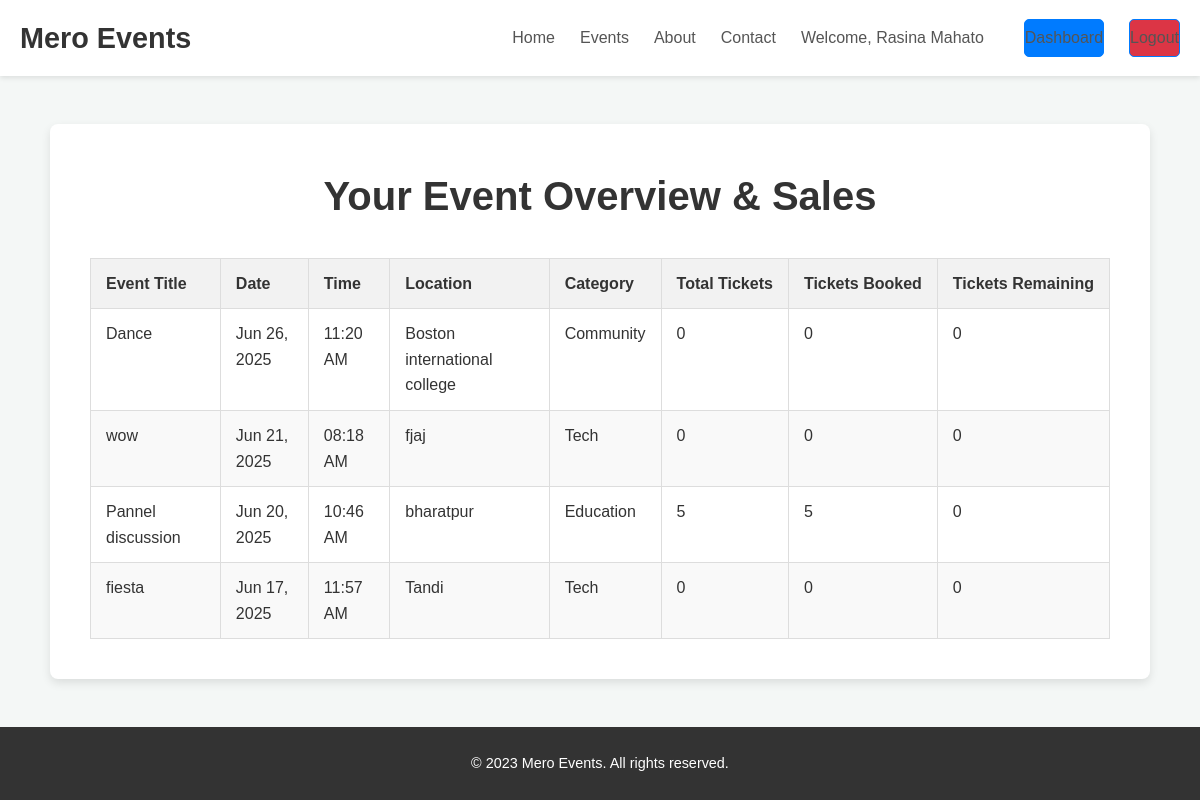
The app's page /organizer-dashboard/my-events.php (signed in) with its own data.
### tables this page shows
CREATE TABLE `events` (
  `id` int(11) NOT NULL,
  `title` varchar(200) DEFAULT NULL,
  `description` text DEFAULT NULL,
  `event_date` date DEFAULT NULL,
  `event_time` time DEFAULT NULL,
  `location` varchar(255) DEFAULT NULL,
  `category` varchar(100) DEFAULT NULL,
  `organizer_id` int(11) DEFAULT NULL,
  `status` enum('pending','approved','rejected') DEFAULT 'pending',
  `total_tickets` int(11) DEFAULT 0,
  `tickets_booked` int(11) DEFAULT 0
);

### organizer-dashboard/my-events.php (the view, shortened to what this page needs)
<?php
require_once '../includes/config.php';
$organizer_id = $_SESSION['user_id'];
$events = [];
$sql = "SELECT
            id,
            title,
            event_date,
            event_time,
            location,
            category,
            total_tickets,
            tickets_booked
        FROM
            events
        WHERE
            organizer_id = ?
        ORDER BY
            event_date DESC, event_time DESC";
if ($stmt = $conn->prepare($sql)) {
    $stmt->bind_param("i", $organizer_id);
    if ($stmt->execute()) {
        $result = $stmt->get_result();
        if ($result->num_rows > 0) {
            while ($row = $result->fetch_assoc()) {
                $events[] = $row;
            }
        } else {
            $message = "<div class='info-msg'>You have not created any events yet.</div>";
        }
    } else {
        $message = "<div class='error-msg'>Error retrieving your events: " . $stmt->error . "</div>";
    }
} else {
    $message = "<div class='error-msg'>Database error: Could not prepare statement.</div>";
}
?>
<!DOCTYPE html>
<html lang="en">
<head>
    <link rel="stylesheet" href="../assets/css/style.css">
</head>
<body>
    <header class="main-header">
        <div class="container">
            <nav class="main-nav">
                <a href="../index.php" class="site-logo">Mero Events</a>
                <ul class="nav-links">
                    <li><a href="../index.php">Home</a></li>
                    <li><a href="../events.php">Events</a></li>
                    <li><a href="../about.php">About</a></li>
                    <li><a href="../contact.php">Contact</a></li>
                    <?php
                    $dashboard_link = 'dashboard.php';
                    echo '<li class="welcome-message">Welcome, ' . htmlspecialchars($_SESSION["user_name"]) . '</li>';
                    echo '<li><a href="' . htmlspecialchars($dashboard_link) . '" class="btn btn-primary">Dashboard</a></li>';
                    echo '<li><a href="../logout.php" class="btn btn-primary" style="background-color: #dc3545;">Logout</a></li>';
                    ?>
                </ul>
            </nav>
        </div>
    </header>
    <main>
        <div class="my-events-container">
            <h2>Your Event Overview & Sales</h2>
            <?php if (!empty($events)): ?>
                <table class="events-table">
                    <thead>
                        <tr>
                            <th>Event Title</th>
                            <th>Date</th>
                            <th>Time</th>
                            <th>Location</th>
                            <th>Category</th>
                            <th>Total Tickets</th>
                            <th>Tickets Booked</th>
                            <th>Tickets Remaining</th>
                        </tr>
                    </thead>
                    <tbody>
                        <?php foreach ($events as $event): ?>
                            <tr>
                                <td><?php echo htmlspecialchars($event['title']); ?></td>
                                <td><?php echo htmlspecialchars(date('M d, Y', strtotime($event['event_date']))); ?></td>
                                <td><?php echo htmlspecialchars(date('h:i A', strtotime($event['event_time']))); ?></td>
                                <td><?php echo htmlspecialchars($event['location']); ?></td>
                                <td><?php echo htmlspecialchars($event['category']); ?></td>
                                <td><?php echo htmlspecialchars($event['total_tickets']); ?></td>
                                <td><?php echo htmlspecialchars($event['tickets_booked']); ?></td>
                                <td>
                                    <?php
                                    $tickets_remaining = $event['total_tickets'] - $event['tickets_booked'];
                                    echo htmlspecialchars($tickets_remaining);
                                    ?>
                                </td>
                            </tr>
                        <?php endforeach; ?>
                    </tbody>
                </table>
            <?php endif; ?>
        </div>
    </main>
    <footer class="main-footer">
        <div class="container">
            <p>© 2023 Mero Events. All rights reserved.</p>
        </div>
    </footer>
</body>
</html>

### assets/css/style.css (style rules this page uses)
* { box-sizing: border-box; margin: 0; padding: 0; }
body { font-family: Arial, sans-serif; line-height: 1.6; color: #333; background-color: #f4f7f6; }
.container { max-width: 1200px; margin: 0 auto; padding: 0 20px; }
a { text-decoration: none; color: #007bff; }
.btn { display: inline-block; padding: 10px 20px; border-radius: 5px; font-weight: bold; text-align: center; transition: background-color 0.3s ease; }
.btn-primary { background-color: #007bff; color: #fff; border: 1px solid #007bff; }
.main-header { background-color: #fff; box-shadow: 0 2px 5px rgba(0,0,0,0.1); padding: 15px 0; }
.main-nav { display: flex; justify-content: space-between; align-items: center; }
.site-logo { font-size: 1.8em; font-weight: bold; color: #333; margin-right: 20px; }
.nav-links { list-style: none; display: flex; align-items: center; }
.nav-links li { margin-left: 25px; }
.nav-links a { color: #555; font-weight: 500; padding: 5px 0; transition: color 0.3s ease; }
.main-footer { background-color: #333; color: #fff; text-align: center; padding: 25px 0; font-size: 0.9em; margin-top: 40px; }
.main-footer p { margin: 0; }

### organizer-dashboard/my-events.php (style rules this page uses)
body { font-family: Arial, sans-serif; background-color: #f4f7f6; margin: 0; display: flex; flex-direction: column; min-height: 100vh; }
main { flex-grow: 1; padding: 40px 20px; display: flex; justify-content: center; align-items: flex-start; }
.my-events-container { background-color: #fff; padding: 40px; border-radius: 8px; box-shadow: 0 4px 10px rgba(0, 0, 0, 0.1); width: 100%; max-width: 1100px; margin: auto; }
.my-events-container h2 { text-align: center; color: #333; margin-bottom: 30px; font-size: 2.5em; }
.events-table { width: 100%; border-collapse: collapse; margin-top: 30px; }
.events-table th, .events-table td { border: 1px solid #ddd; padding: 12px 15px; text-align: left; vertical-align: top; }
.events-table th { background-color: #f2f2f2; color: #333; font-weight: bold; white-space: nowrap; }
.events-table tr:nth-child(even) { background-color: #f9f9f9; }
.main-header { background-color: #fff; box-shadow: 0 2px 5px rgba(0,0,0,0.1); padding: 15px 0; }
.main-nav { display: flex; justify-content: space-between; align-items: center; }
.site-logo { font-size: 1.8em; font-weight: bold; color: #333; margin-right: 20px; text-decoration: none; }
.nav-links { list-style: none; display: flex; align-items: center; margin: 0; padding: 0; }
.nav-links li { margin-left: 25px; }
.nav-links a { color: #555; font-weight: 500; padding: 5px 0; transition: color 0.3s ease; text-decoration: none; }
.welcome-message { color: #555; font-weight: 500; margin-right: 15px; white-space: nowrap; }
.btn { display: inline-block; padding: 10px 20px; border-radius: 5px; font-weight: bold; text-align: center; transition: background-color 0.3s ease; text-decoration: none; }
.btn-primary { background-color: #007bff; color: #fff; border: 1px solid #007bff; }
.main-footer { background-color: #333; color: #fff; text-align: center; padding: 25px 0; font-size: 0.9em; margin-top: auto; width: 100%; }
.container { max-width: 1200px; margin: 0 auto; padding: 0 20px; }

### records on screen
events: title "Dance", event_date "Jun 26, 2025", event_time "11:20 AM", location "Boston international college", category "Community", total_tickets "0", tickets_booked "0"
events: title "wow", event_date "Jun 21, 2025", event_time "08:18 AM", location "fjaj", category "Tech", total_tickets "0", tickets_booked "0"
events: title "Pannel discussion", event_date "Jun 20, 2025", event_time "10:46 AM", location "bharatpur", category "Education", total_tickets "5", tickets_booked "5", tickets_remaining "0"
events: title "fiesta", event_date "Jun 17, 2025", event_time "11:57 AM", location "Tandi", category "Tech", total_tickets "0", tickets_booked "0"

### other values on screen
$_SESSION["user_name"] "Rasina Mahato"
